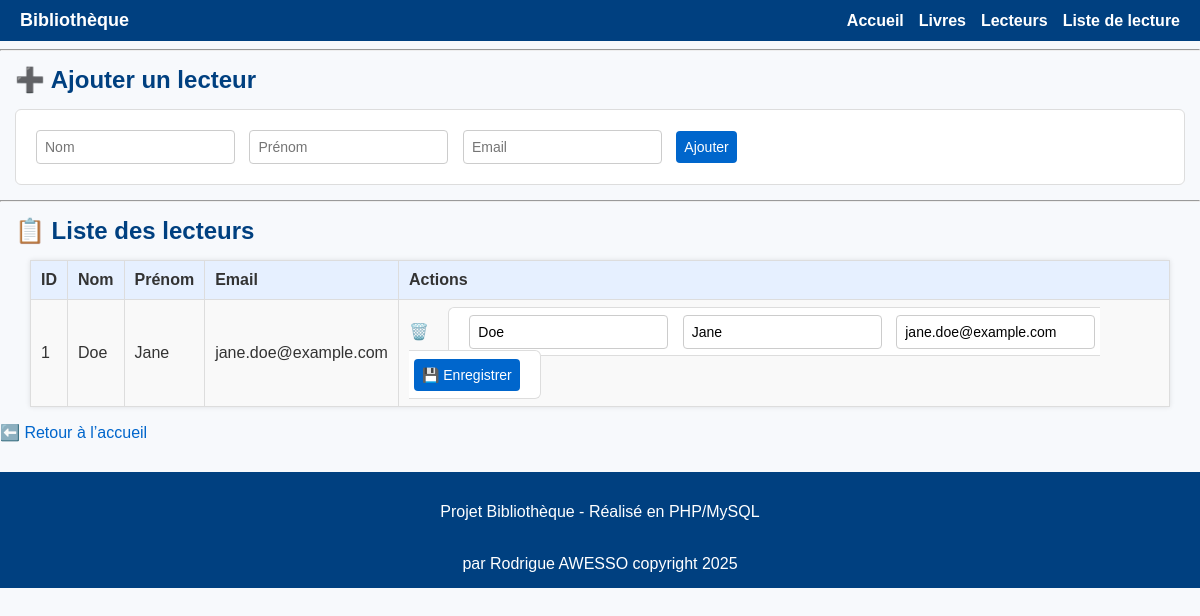
Screenshot of /lecteurs.php with the database file from the repository.
### tables this page shows
CREATE TABLE `lecteurs` (
  `id` int(10) UNSIGNED NOT NULL,
  `nom` varchar(100) NOT NULL,
  `prenom` varchar(100) NOT NULL,
  `email` varchar(100) NOT NULL
);

### lecteurs.php (the view, shortened to what this page needs)
<?php
require_once "db.php";
$stmt = $pdo->query("SELECT * FROM lecteurs ORDER BY id DESC");
$lecteurs = $stmt->fetchAll(PDO::FETCH_ASSOC);
include "header.php";
?>
<h2>➕ Ajouter un lecteur</h2>
<form method="post">
    <input type="text" name="nom" placeholder="Nom" required>
    <input type="text" name="prenom" placeholder="Prénom" required>
    <input type="email" name="email" placeholder="Email" required>
    <button type="submit" name="ajouter">Ajouter</button>
</form>
<hr>
<h2>📋 Liste des lecteurs</h2>
<table border="1" cellpadding="8">
    <tr>
        <th>ID</th>
        <th>Nom</th>
        <th>Prénom</th>
        <th>Email</th>
        <th>Actions</th>
    </tr>
    <?php foreach ($lecteurs as $lecteur): ?>
    <tr>
        <td><?= $lecteur['id'] ?></td>
        <td><?= htmlspecialchars($lecteur['nom']) ?></td>
        <td><?= htmlspecialchars($lecteur['prenom']) ?></td>
        <td><?= htmlspecialchars($lecteur['email']) ?></td>
        <td>
            <a href="lecteurs.php?supprimer=<?= $lecteur['id'] ?>" onclick="return confirm('Supprimer ce lecteur ?')">🗑️</a>
            <form method="post" style="display:inline;">
                <input type="text" name="nom" value="<?= htmlspecialchars($lecteur['nom']) ?>" required>
                <input type="text" name="prenom" value="<?= htmlspecialchars($lecteur['prenom']) ?>" required>
                <input type="email" name="email" value="<?= htmlspecialchars($lecteur['email']) ?>" required>
                <button type="submit" name="modifier">💾 Enregistrer</button>
            </form>
        </td>
    </tr>
    <?php endforeach; ?>
</table>
<p><a href="index.php">⬅️ Retour à l’accueil</a></p>
<?php include "footer.php"; ?>

### style.css (style rules this page uses)
body { font-family: Arial, sans-serif; margin: 0; padding: 0; background: #f7f9fc; color: #333; }
h1, h2, h3 { color: #004080; margin: 15px; }
a { color: #0066cc; text-decoration: none; }
form { margin: 15px; padding: 15px; background: #fff; border: 1px solid #ddd; border-radius: 6px; }
input, select, textarea, button { margin: 5px; padding: 8px; border-radius: 4px; border: 1px solid #ccc; font-size: 14px; }
button { background: #0066cc; color: white; border: none; cursor: pointer; }
table { width: 95%; margin: 15px auto; border-collapse: collapse; background: white; box-shadow: 0 0 5px rgba(0,0,0,0.1); }
th, td { border: 1px solid #ddd; padding: 10px; text-align: left; }
th { background: #e6f0ff; }
tr:nth-child(even) { background: #f9f9f9; }

### rows the page displays
lecteurs: id "1", nom "Doe", prenom "Jane", email "jane.doe@example.com"
